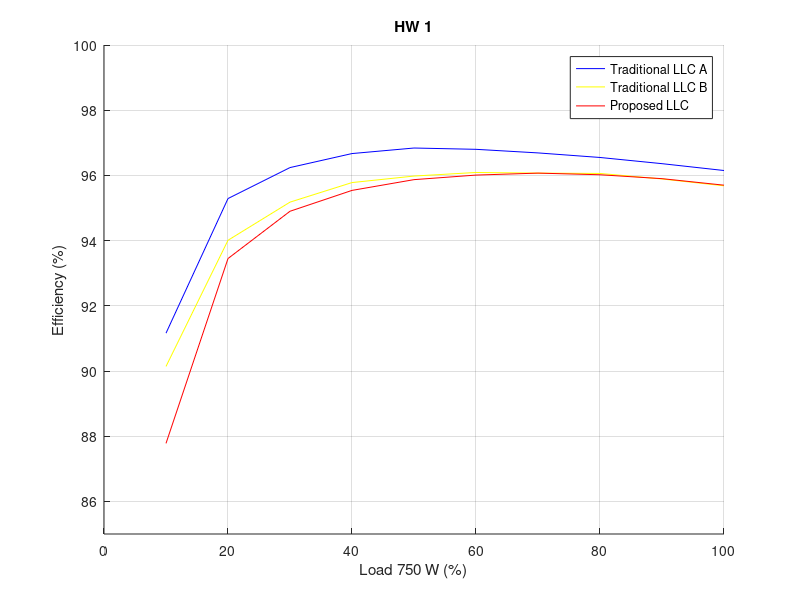

The MATLAB script that drew this image:
% Purit Hongjirakul 黃子奇 114998411
% Homework question 1

figure(1);
grid on;
hold on;

x = linspace(10, 100, 10);
y_tradA     = [91.16, 95.29, 96.24, 96.67, 96.84,...
               96.80, 96.69, 96.55, 96.36, 96.15];
y_tradB     = [90.14, 94.01, 95.18, 95.78, 95.98,...
               96.09, 96.07, 96.06, 95.89, 95.68];
y_proposed  = [87.78, 93.45, 94.90, 95.54, 95.87,...
               96.01, 96.07, 96.02, 95.90, 95.70];

plot(x, y_tradA, 'b-');
plot(x, y_tradB, 'y-');
plot(x, y_proposed, 'r-');
xlim([0 100]);
ylim([85 100]);
yticks(86:2:100);

title('HW 1');
xlabel('Load 750 W (%)');
ylabel('Efficiency (%)');
legend('Traditional LLC A', 'Traditional LLC B', 'Proposed LLC');